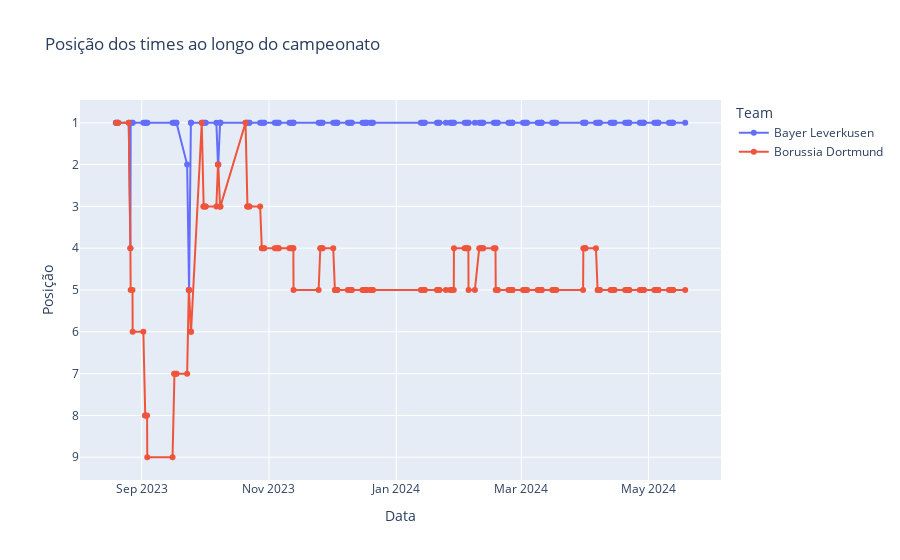

Source (notebook cell):
### Code cell
teams = ['Borussia Dortmund', 'Bayer Leverkusen']
team_positions = positions[positions['Team'].isin(teams)]

fig = px.line(team_positions, x='Date', y='Position', color='Team', markers=True,
              title=f'Posição dos times ao longo do campeonato',
              labels={'Date': 'Data', 'Position': 'Posição'})

fig.update_yaxes(autorange='reversed', range=[0,18])
fig.update_layout(xaxis_title='Data', yaxis_title='Posição')

fig.show()

### Figure 1 — Plotly figure (JSON) as saved in the notebook; plotly's stock layout.template omitted (floating-point values rounded to 4 significant figures; data arrays with more than 128 entries replaced by an {"elided": "..."} marker saying what was removed)
{"data": [{"hovertemplate": "Team=Bayer Leverkusen<br>Data=%{x}<br>Posição=%{y}<extra></extra>", "legendgroup": "Bayer Leverkusen", "line": {"color": "#636efa", "dash": "solid"}, "marker": {"symbol": "circle"}, "mode": "lines+markers", "name": "Bayer Leverkusen", "orientation": "v", "showlegend": true, "type": "scatter", "x": {"elided": "175 str values"}, "xaxis": "x", "y": {"elided": "175 int values"}, "yaxis": "y"}, {"hovertemplate": "Team=Borussia Dortmund<br>Data=%{x}<br>Posição=%{y}<extra></extra>", "legendgroup": "Borussia Dortmund", "line": {"color": "#EF553B", "dash": "solid"}, "marker": {"symbol": "circle"}, "mode": "lines+markers", "name": "Borussia Dortmund", "orientation": "v", "showlegend": true, "type": "scatter", "x": {"elided": "174 str values"}, "xaxis": "x", "y": {"elided": "174 int values"}, "yaxis": "y"}], "layout": {"legend": {"title": {"text": "Team"}, "tracegroupgap": 0}, "title": {"text": "Posição dos times ao longo do campeonato"}, "xaxis": {"anchor": "y", "domain": [0, 1], "title": {"text": "Data"}}, "yaxis": {"anchor": "x", "autorange": "reversed", "domain": [0, 1], "range": [0, 18], "title": {"text": "Posição"}}}}
